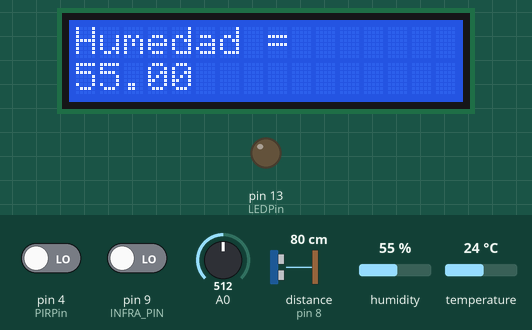
The sketch below on a simulated Arduino Uno, built with avr-gcc and run on an emulated ATmega328P. Shown: 16×2 character LCD, output pins drawn as LEDs (lit = HIGH). Wiring (inferred from the names in the program): ultrasonic range finder: trigger pin 7; echo pin 8. Inputs (shaded band) come from the test bench; at power-on: pin 9 (INFRA_PIN) LOW, pin 4 (PIRPin) LOW, distance to the obstacle (sensor on pin 8) 80 cm, A0 = 512, humidity 55 %, temperature 24 °C. The echo pulse lasts 58.3 µs per cm; pins used as bus, display or sensor lines are not drawn; what the sketch prints to the serial monitor is not drawn.

Above: at 1.2 s.
1.3 s: pin 9 (INFRA_PIN) driven HIGH
At 6.8 s:
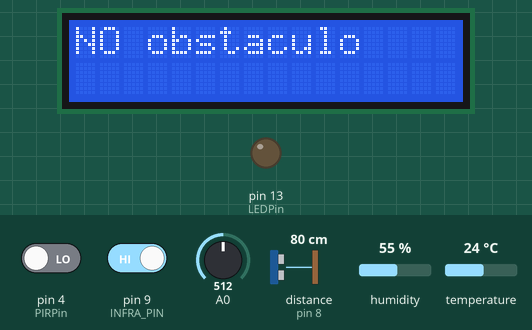
8.2 s: pin 4 (PIRPin) driven HIGH
At 13.6 s:
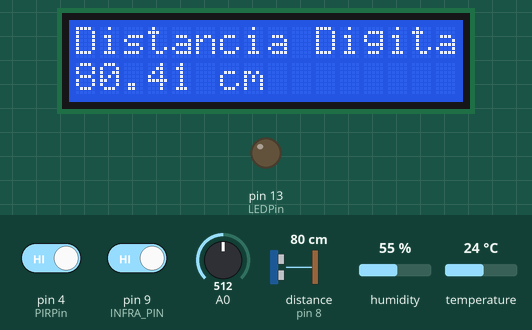
20.0 s: distance to the obstacle (sensor on pin 8) set to 250 cm
At 21.5 s:
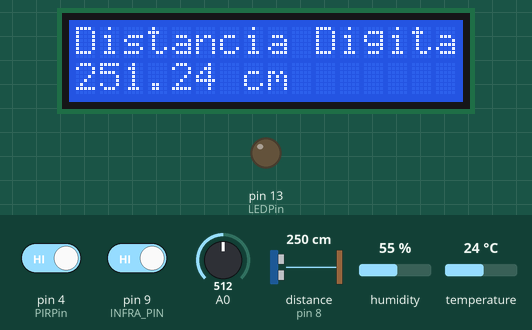
34.0 s: A0 set to 30
At 42.8 s:
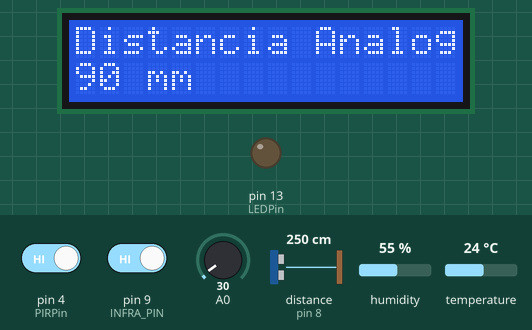
43.7 s: humidity set to 22 %
At 49.1 s:
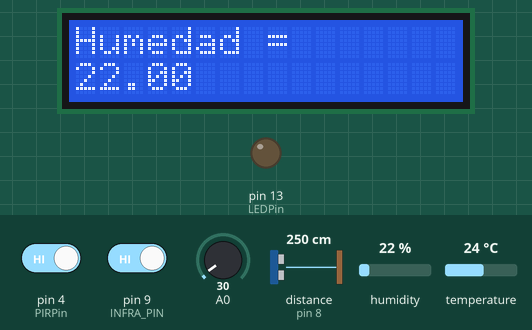
50.6 s: temperature set to 12 °C
At 58.0 s:
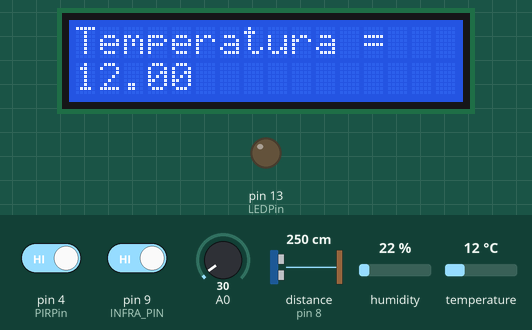
Timing chart, 0 to 60.1 s (numbered marks = the images above; inputs shaded):
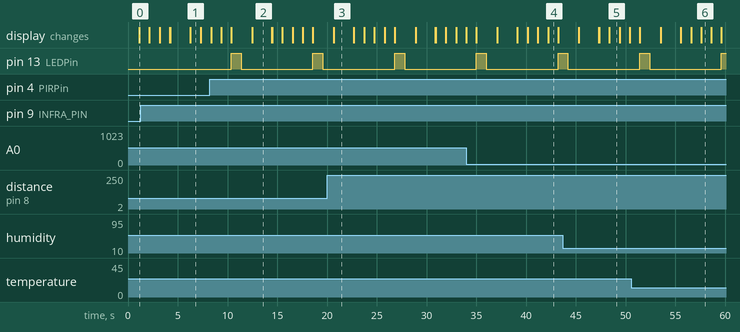

The sketch:

demo_1.ino
```cpp
//Reference: https://github.com/sparkfun/HC-SR04_UltrasonicSensor.git
#include  <Wire.h>
#include  <LiquidCrystal_I2C.h>
#include <DHT.h>

//Definicion de tipo de sensor DHT
#define DHTTYPE DHT11
#define DHTPIN 10

DHT dht(DHTPIN, DHTTYPE);
float humidity, temperature;

// Pins
const int TRIG_PIN = 7;
const int ECHO_PIN = 8;
const int INFRA_PIN = 9;//infrarrojo
const int LEDPin= 13;
const int PIRPin= 4;
unsigned int ADCValue; // analogico

LiquidCrystal_I2C lcd(0x27, 2, 1, 0, 4, 5, 6, 7, 3, POSITIVE);

// Anything over 400 cm (23200 us pulse) is "out of range"
const unsigned int MAX_DIST = 23200;

void setup() {

  pinMode(LEDPin, OUTPUT);
  pinMode(PIRPin, INPUT);
  pinMode(INFRA_PIN, INPUT);

  // The Trigger pin will tell the sensor to range find
  pinMode(TRIG_PIN, OUTPUT);
  digitalWrite(TRIG_PIN, LOW);

  //Set Echo pin as input to measure the duration of
  //pulses coming back from the distance sensor
  pinMode(ECHO_PIN, INPUT);

  // We'll use the serial monitor to view the sensor output
  Serial.begin(9600);

  // Indicar a la libreria que tenemos conectada una pantalla de 16x2
  lcd.begin(16, 2);
  // Mover el cursor a la primera posición de la pantalla (0, 0)
  lcd.home ();

  dht.begin();
}

void loop() {
  unsigned long t1;
  unsigned long t2;
  unsigned long pulse_width;
  float cm;
  float inches;
  int value = 0; // infrarrojo

  //SENSOR INFRARROJO
  value = digitalRead(INFRA_PIN);

  if(value == HIGH){
    lcd.setCursor(0,0);
    lcd.print("NO obstaculo");
    delay(1000);
    lcd.clear();
    } else {
      lcd.setCursor(0,0);
      lcd.print("Obstaculo");
      delay(1000);
      lcd.clear();
    }

  //DHT11
  humidity = dht.readHumidity();
  temperature = dht.readTemperature();
  lcd.setCursor(0,0);
  lcd.print("Humedad = ");
  lcd.setCursor(0,1);
  lcd.print(humidity);
  delay(1000);
  lcd.clear();

  lcd.setCursor(0,0);
  lcd.print("Temperatura = ");
  lcd.setCursor(0,1);
  lcd.print(temperature);
  delay(1000);
  lcd.clear();

  //ULTRASONICO ANALOGICO
  ADCValue = analogRead(0);
  ADCValue *= 3;
  lcd.setCursor(0,0);
  lcd.print("Distancia Analogico ");
  lcd.setCursor(0,1);
  lcd.print(ADCValue, DEC);
  lcd.print(" mm");
  delay(1000);
  lcd.clear();

  //PIR
  int val = digitalRead(PIRPin);
  if (val == HIGH) {
    digitalWrite(LEDPin, HIGH);
    delay(1000);
    digitalWrite(LEDPin, LOW);
    delay(1000);
  }
  else {
    digitalWrite(LEDPin, LOW);
  }

  // Hold the trigger pin high for at least 10 us
  digitalWrite(TRIG_PIN, HIGH);
  delayMicroseconds(10);
  digitalWrite(TRIG_PIN, LOW);

  // Wait for pulse on echo pin
  while ( digitalRead(ECHO_PIN) == 0 );

  // Measure how long the echo pin was held high (pulse width)
  // Note: the micros() counter will overflow after ~70 min
  t1 = micros();
  while ( digitalRead(ECHO_PIN) == 1);
  t2 = micros();
  pulse_width = t2 - t1;

  // Calculate distance in centimeters and inches. The constants
  // are found in the datasheet, and calculated from the assumed speed
  //of sound in air at sea level (~340 m/s).
  cm = pulse_width / 58.0;
  inches = pulse_width / 148.0;

  // Print out results
  if ( pulse_width > MAX_DIST ) {
    Serial.println("Out of range");
  } else {
    Serial.print(cm);
    Serial.print(" cm \t");
    Serial.print(inches);
    Serial.println(" in");
  }
   // Wait at least 60ms before next measurement
  delay(60);

  lcd.setCursor ( 0, 0 );
  lcd.print("Distancia Digital");
  // Mover el cursor a la segunda linea (1) primera columna
  lcd.setCursor ( 0, 1 );
  lcd.print(cm);
  lcd.print(" cm");
  // Esperar un segundo
  delay(2000);
  lcd.clear();
}
```

Measured:
- after the input at 1.3 s, the display: first differs from a run without the input after 5.0 s (image 1)
- after the input at 8.2 s, pin 13 (LEDPin): alternates HIGH for 1.0 s and LOW for 7.2 s, starting after 2.2 s
- what the display in image 1 shows lasts 1.0 s, from 6.3 s to 7.3 s
- what the display in image 2 shows lasts 2.0 s, from 12.5 s to 14.5 s
